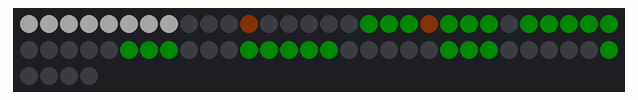
The sketch below on a simulated ESP8266 (NodeMCU). On the bench: 64 RGB LEDs in strip order, left to right, continuing on the next row. Dim RGB values are drawn brighter than linear.

Above: at 8.1 s.

The sketch:

sketch_jan1d.ino
```cpp
#define LED_PIN D5
#define LED_NUM 64
#define snowTime 1000

#include "FastLED.h"
#include "GyverTimer.h"

GTimer myTimer(MS);
CRGB leds[LED_NUM];
int i = 0;

void setup() {
  FastLED.addLeds<WS2812, LED_PIN, GRB>(leds, LED_NUM);
  FastLED.setBrightness(40);
  myTimer.setInterval(1000);
}

void loop() {
snow();
}

void SnowFalling(uint8_t x, uint8_t y, uint8_t xx, uint8_t yy){
      FastLED.clear();
      fir();
      leds[matrix(x, y)].setRGB(255, 255, 255);
      leds[matrix(xx, yy)].setRGB(255, 255, 255);
      FastLED.show();
    }

void snow(){
  if (myTimer.isReady()) {
    switch (i)
    {
      case 0:
        SnowFalling(5, 7, 2, 7);
        i++;
      break;

      case 1:
        SnowFalling(6, 6, 1, 6);
        i++;
      break;

      case 2:
        SnowFalling(5, 5, 0, 5);
        i++;
      break;

      case 3:
        SnowFalling(4, 4, 1, 4);
        i++;
      break;

      case 4:
        SnowFalling(3, 3, 2, 3);
        i++;
      break;

      case 5:
        SnowFalling(4, 2, 1, 2);
        i++;
      break;

      case 6:
        SnowFalling(3, 1, 2, 1);
        i++;
      break;

      case 7:
        SnowFalling(0, 0, 0, 0);
        i = 0;
      break;
      }
    }
}


//////////////////////////////////

int matrix(uint8_t x, uint8_t y){
    if((x == 0) & (y == 0)){
      return 0;
    }
    else if((x == 1) & (y == 0)){
      return 1;
    }
    else if((x == 2) & (y == 0)){
      return 2;
    }
    else if((x == 3) & (y == 0)){
      return 3;
    }
    else if((x == 4) & (y == 0)){
      return 4;
    }
    else if((x == 5) & (y == 0)){
      return 5;
    }
    else if((x == 6) & (y == 0)){
      return 6;
    }
    else if((x == 7) & (y == 0)){
      return 7;
    }


    else if((x == 0) & (y == 1)){
      return 15;
    }
    else if((x == 1) & (y == 1)){
      return 14;
    }
    else if((x == 2) & (y == 1)){
      return 13;
    }
    else if((x == 3) & (y == 1)){
      return 12;
    }
    else if((x == 4) & (y == 1)){
      return 11;
    }
    else if((x == 5) & (y == 1)){
      return 10;
    }
    else if((x == 6) & (y == 1)){
      return 9;
    }
    else if((x == 7) & (y == 1)){
      return 8;
    }


    else if((x == 0) & (y == 2)){
      return 16;
      }

    else if((x == 1) & (y == 2)){
      return 17;
    }
    else if((x == 2) & (y == 2)){
      return 18;
    }
    else if((x == 3) & (y == 2)){
      return 19;
    }
    else if((x == 4) & (y == 2)){
      return 20;
    }
    else if((x == 5) & (y == 2)){
      return 21;
    }
    else if((x == 6) & (y == 2)){
      return 22;
    }
    else if((x == 7) & (y == 2)){
      return 23;
    }


    else if((x == 0) & (y == 3)){
      return 31;
      }

    else if((x == 1) & (y == 3)){
      return 30;
    }
    else if((x == 2) & (y == 3)){
      return 29;
    }
    else if((x == 3) & (y == 3)){
      return 28;
    }
    else if((x == 4) & (y == 3)){
      return 27;
    }
    else if((x == 5) & (y == 3)){
      return 26;
    }
    else if((x == 6) & (y == 3)){
      return 25;
    }
    else if((x == 7) & (y == 3)){
      return 24;
    }


    else if((x == 0) & (y == 4)){
      return 32;
    }
    else if((x == 1) & (y == 4)){
      return 33;
    }
    else if((x == 2) & (y == 4)){
      return 34;
    }
    else if((x == 3) & (y == 4)){
      return 35;
    }
    else if((x == 4) & (y == 4)){
      return 36;
    }
    else if((x == 5) & (y == 4)){
      return 37;
    }
    else if((x == 6) & (y == 4)){
      return 38;
    }
    else if((x == 7) & (y == 4)){
      return 39;
    }


    else if((x == 0) & (y == 5)){
      return 47;
    }
    else if((x == 1) & (y == 5)){
      return 46;
    }
    else if((x == 2) & (y == 5)){
      return 45;
    }
    else if((x == 3) & (y == 5)){
      return 44;
    }
    else if((x == 4) & (y == 5)){
      return 43;
    }
    else if((x == 5) & (y == 5)){
      return 42;
    }
    else if((x == 6) & (y == 5)){
      return 41;
    }
    else if((x == 7) & (y == 5)){
      return 40;
    }


    else if((x == 0) & (y == 6)){
      return 48;
    }
    else if((x == 1) & (y == 6)){
      return 49;
    }
    else if((x == 2) & (y == 6)){
      return 50;
    }
    else if((x == 3) & (y == 6)){
      return 51;
    }
    else if((x == 4) & (y == 6)){
      return 52;
    }
    else if((x == 5) & (y == 6)){
      return 53;
    }
    else if((x == 6) & (y == 6)){
      return 54;
    }
    else if((x == 7) & (y == 6)){
      return 55;
    }


    else if((x == 0) & (y == 7)){
      return 63;
    }
    else if((x == 1) & (y == 7)){
      return 62;
    }
    else if((x == 2) & (y == 7)){
      return 61;
    }
    else if((x == 3) & (y == 7)){
      return 60;
    }
    else if((x == 4) & (y == 7)){
      return 59;
    }
    else if((x == 5) & (y == 7)){
      return 58;
    }
    else if((x == 6) & (y == 7)){
      return 57;
    }
    else if((x == 7) & (y == 7)){
      return 56;
    }

return 0;
}

void fir(){
leds[4].setRGB(50, 20, 0);
leds[11].setRGB(50, 20, 0);
leds[17].setRGB(0, 68, 0);
leds[18].setRGB(0, 68, 0);
leds[19].setRGB(0, 68, 0);
leds[20].setRGB(50, 20, 0);
leds[21].setRGB(0, 68, 0);
leds[22].setRGB(0, 68, 0);
leds[23].setRGB(0, 68, 0);
leds[25].setRGB(0, 68, 0);
leds[26].setRGB(0, 68, 0);
leds[27].setRGB(0, 68, 0);
leds[28].setRGB(0, 68, 0);
leds[29].setRGB(0, 68, 0);
leds[35].setRGB(0, 68, 0);
leds[36].setRGB(0, 68, 0);
leds[37].setRGB(0, 68, 0);
leds[41].setRGB(0, 68, 0);
leds[42].setRGB(0, 68, 0);
leds[43].setRGB(0, 68, 0);
leds[44].setRGB(0, 68, 0);
leds[45].setRGB(0, 68, 0);
leds[51].setRGB(0, 68, 0);
leds[52].setRGB(0, 68, 0);
leds[53].setRGB(0, 68, 0);
leds[59].setRGB(0, 68, 0);
for(uint8_t i; i < 8; i++){
  leds[matrix(i, 0)].setRGB(255, 255, 255);
}
FastLED.show();
}
```
